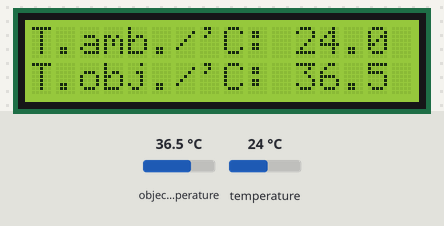
Bench run of a program on a simulated BBC micro:bit running MicroPython. Parts: 16×2 character LCD. The inputs (shaded band) are chosen by the test bench; at power-on: object temperature 36.5 °C, temperature 24 °C. Library files of the repository ran but are not shown: I2C_LCD.py.

Above: at 1.3 s.
1.4 s: object temperature set to 20 °C
At 2.5 s:
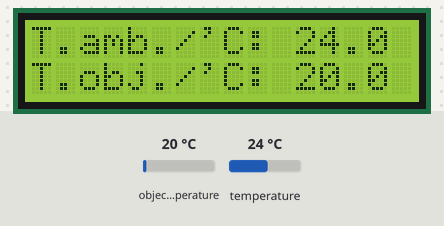
3.1 s: temperature set to 12 °C
At 4.3 s:
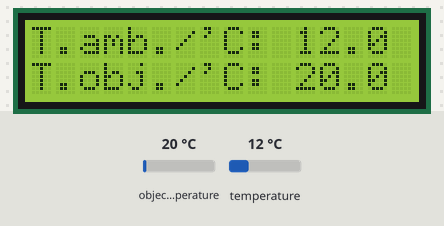
4.7 s: object temperature set to 26 °C
At 6.1 s:
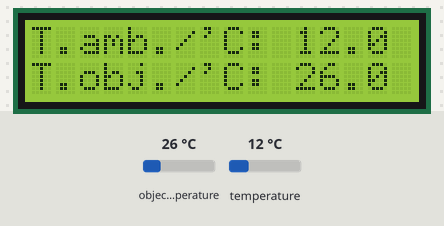
6.4 s: temperature set to 19 °C
At 7.6 s:
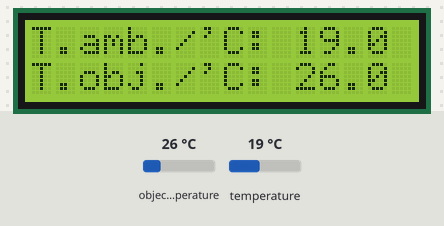
Timing chart, 0 to 9.1 s (numbered marks = the images above; inputs shaded):
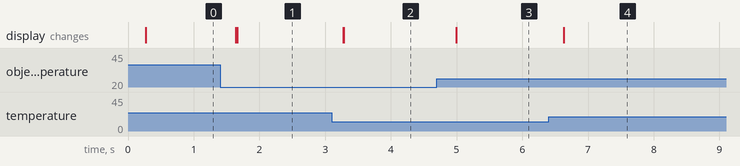

Measured:
- after the input at 1.4 s, the display: first changes after 0.24 s (image 1 shows a later state)
- after the input at 3.1 s, the display: first changes after 0.17 s (image 2 shows a later state)
- after the input at 4.7 s, the display: changes after 0.29 s (image 3)
- after the input at 6.4 s, the display: changes after 0.23 s (image 4)

The program:

main.py
```python
from microbit import *
from utime import sleep_ms
from I2C_LCD import *
from MLX90614 import *


i2c.init(freq = 20000, sda = pin20, scl = pin19)

mlx = MLX90614(i2c)
lcd = I2C_LCD(i2c, 0x27)


lcd.goto_xy(0, 0)
lcd.put_str("T.amb./'C:")
lcd.goto_xy(0, 1)
lcd.put_str("T.obj./'C:")


while True:
    ta = mlx.read_Ta()
    tobj1 = mlx.read_Tobj1()
    if((ta != None) and (tobj1 != None)):
        lcd.goto_xy(11, 0)
        lcd.put_str(str("%3.1f " %ta))
        lcd.goto_xy(11, 1)
        lcd.put_str(str("%3.1f " %tobj1))
        sleep_ms(200)
```

MLX90614.py
```python
from micropython import const
from microbit import i2c


Raw_IR_1 = const(0x04)
Raw_IR_1 = const(0x05)
TA = const(0x06)
TOBJ_1 = const(0x07)
TOBJ_2 = const(0x08)


class MLX90614():

    def __init__(self, _i2c, addr = 0x5A):
        self.i2c = _i2c
        self.addr = addr


    def _read_temp(self,reg):
        try:
            self.i2c.write(self.addr, bytes([reg]), repeat = True)
            data = self.i2c.read(self.addr, 3)
        except OSError as e:
            return None
        value = int(data[1] << 8 | data[0])
        pec = data[2]
        addr_w = (self.addr << 1)
        addr_r = ((self.addr << 1)  |  1)
        byte_seq  =  [addr_w, reg, addr_r, data[0],  data[1]]
        crc8 = MLX90614._crc8( byte_seq, len(byte_seq))
        if(crc8 == pec):
            return ((value * 0.02) - 273.15)
        else:
            return None


    def read_Ta(self):
        return self._read_temp(TA)


    def read_Tobj1(self):
        return self._read_temp(TOBJ_1)


    def read_Tobj2(self):
        return self._read_temp(TOBJ_2)


    def _crc8(data, n):
        polynomial = 0x07 # P(x)=x^8+x^2+x^1+1 = 100000111
        crc = 0x00
        for i in range(n):
            crc ^= data[i]
            for j in range(0, 8):
                if(crc & 0x80):
                    crc = ((crc << 1) ^ polynomial)
                else:
                    crc <<= 1
        return (crc & 0xFF)
```
